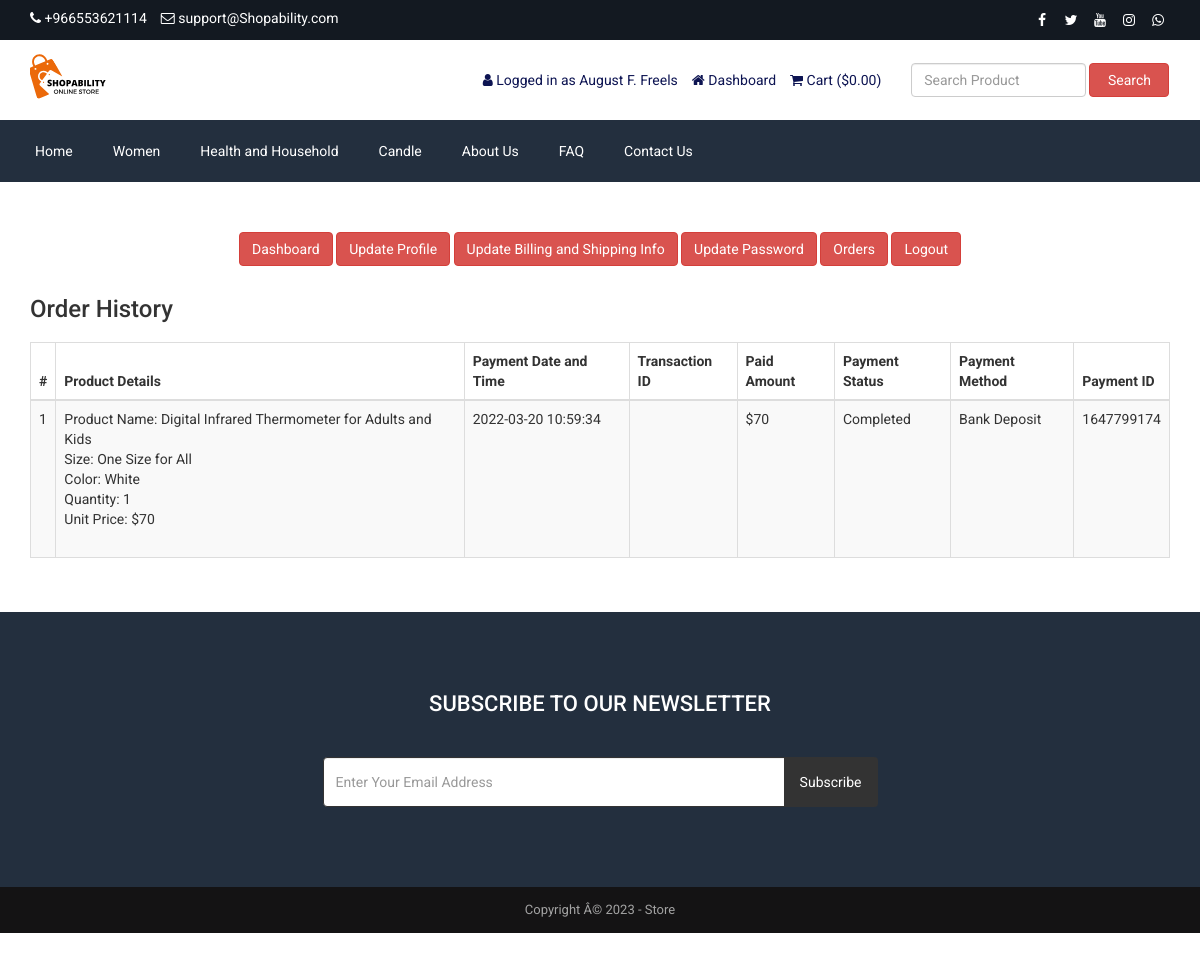
Screenshot of /customer-order.php (signed in) with the database file from the repository.
### tables this page shows
CREATE TABLE `tbl_settings` (
  `id` int(11) NOT NULL,
  `logo` varchar(255) NOT NULL,
  `favicon` varchar(255) NOT NULL,
  `footer_about` text NOT NULL,
  `footer_copyright` text NOT NULL,
  `contact_address` text NOT NULL,
  `contact_email` varchar(255) NOT NULL,
  `contact_phone` varchar(255) NOT NULL,
  `contact_fax` varchar(255) NOT NULL,
  `contact_map_iframe` text NOT NULL,
  `receive_email` varchar(255) NOT NULL,
  `receive_email_subject` varchar(255) NOT NULL,
  `receive_email_thank_you_message` text NOT NULL,
  `forget_password_message` text NOT NULL,
  `total_recent_post_footer` int(10) NOT NULL,
  `total_popular_post_footer` int(10) NOT NULL,
  `total_recent_post_sidebar` int(11) NOT NULL,
  `total_popular_post_sidebar` int(11) NOT NULL,
  `total_featured_product_home` int(11) NOT NULL,
  `total_latest_product_home` int(11) NOT NULL,
  `total_popular_product_home` int(11) NOT NULL,
  `meta_title_home` text NOT NULL,
  `meta_keyword_home` text NOT NULL,
  `meta_description_home` text NOT NULL,
  `banner_login` varchar(255) NOT NULL,
  `banner_registration` varchar(255) NOT NULL,
  `banner_forget_password` varchar(255) NOT NULL,
  `banner_reset_password` varchar(255) NOT NULL,
  `banner_search` varchar(255) NOT NULL,
  `banner_cart` varchar(255) NOT NULL,
  `banner_checkout` varchar(255) NOT NULL,
  `banner_product_category` varchar(255) NOT NULL,
  `banner_blog` varchar(255) NOT NULL,
  `cta_title` varchar(255) NOT NULL,
  `cta_content` text NOT NULL,
  `cta_read_more_text` varchar(255) NOT NULL,
  `cta_read_more_url` varchar(255) NOT NULL,
  `cta_photo` varchar(255) NOT NULL,
  `featured_product_title` varchar(255) NOT NULL,
  `featured_product_subtitle` varchar(255) NOT NULL,
  `latest_product_title` varchar(255) NOT NULL,
  `latest_product_subtitle` varchar(255) NOT NULL,
  `popular_product_title` varchar(255) NOT NULL,
  `popular_product_subtitle` varchar(255) NOT NULL,
  `testimonial_title` varchar(255) NOT NULL,
  `testimonial_subtitle` varchar(255) NOT NULL,
  `testimonial_photo` varchar(255) NOT NULL,
  `blog_title` varchar(255) NOT NULL,
  `blog_subtitle` varchar(255) NOT NULL,
  `newsletter_text` text NOT NULL,
  `paypal_email` varchar(255) NOT NULL,
  `stripe_public_key` varchar(255) NOT NULL,
  `stripe_secret_key` varchar(255) NOT NULL,
  `bank_detail` text NOT NULL,
  `before_head` text NOT NULL,
  `after_body` text NOT NULL,
  `before_body` text NOT NULL,
  `home_service_on_off` int(11) NOT NULL,
  `home_welcome_on_off` int(11) NOT NULL,
  `home_featured_product_on_off` int(11) NOT NULL,
  `home_latest_product_on_off` int(11) NOT NULL,
  `home_popular_product_on_off` int(11) NOT NULL,
  `home_testimonial_on_off` int(11) NOT NULL,
  `home_blog_on_off` int(11) NOT NULL,
  `newsletter_on_off` int(11) NOT NULL,
  `ads_above_welcome_on_off` int(1) NOT NULL,
  `ads_above_featured_product_on_off` int(1) NOT NULL,
  `ads_above_latest_product_on_off` int(1) NOT NULL,
  `ads_above_popular_product_on_off` int(1) NOT NULL,
  `ads_above_testimonial_on_off` int(1) NOT NULL,
  `ads_category_sidebar_on_off` int(1) NOT NULL
);

CREATE TABLE `tbl_social` (
  `social_id` int(11) NOT NULL,
  `social_name` varchar(30) NOT NULL,
  `social_url` varchar(255) NOT NULL,
  `social_icon` varchar(30) NOT NULL
);

CREATE TABLE `tbl_top_category` (
  `tcat_id` int(11) NOT NULL,
  `tcat_name` varchar(255) NOT NULL,
  `show_on_menu` int(1) NOT NULL
);

CREATE TABLE `tbl_page` (
  `id` int(11) NOT NULL,
  `about_title` varchar(255) NOT NULL,
  `about_content` text NOT NULL,
  `about_banner` varchar(255) NOT NULL,
  `about_meta_title` varchar(255) NOT NULL,
  `about_meta_keyword` text NOT NULL,
  `about_meta_description` text NOT NULL,
  `faq_title` varchar(255) NOT NULL,
  `faq_banner` varchar(255) NOT NULL,
  `faq_meta_title` varchar(255) NOT NULL,
  `faq_meta_keyword` text NOT NULL,
  `faq_meta_description` text NOT NULL,
  `blog_title` varchar(255) NOT NULL,
  `blog_banner` varchar(255) NOT NULL,
  `blog_meta_title` varchar(255) NOT NULL,
  `blog_meta_keyword` text NOT NULL,
  `blog_meta_description` text NOT NULL,
  `contact_title` varchar(255) NOT NULL,
  `contact_banner` varchar(255) NOT NULL,
  `contact_meta_title` varchar(255) NOT NULL,
  `contact_meta_keyword` text NOT NULL,
  `contact_meta_description` text NOT NULL,
  `pgallery_title` varchar(255) NOT NULL,
  `pgallery_banner` varchar(255) NOT NULL,
  `pgallery_meta_title` varchar(255) NOT NULL,
  `pgallery_meta_keyword` text NOT NULL,
  `pgallery_meta_description` text NOT NULL,
  `vgallery_title` varchar(255) NOT NULL,
  `vgallery_banner` varchar(255) NOT NULL,
  `vgallery_meta_title` varchar(255) NOT NULL,
  `vgallery_meta_keyword` text NOT NULL,
  `vgallery_meta_description` text NOT NULL
);

CREATE TABLE `tbl_payment` (
  `id` int(11) NOT NULL,
  `customer_id` int(11) NOT NULL,
  `customer_name` varchar(255) NOT NULL,
  `customer_email` varchar(255) NOT NULL,
  `payment_date` varchar(50) NOT NULL,
  `txnid` varchar(255) NOT NULL,
  `paid_amount` int(11) NOT NULL,
  `card_number` varchar(50) NOT NULL,
  `card_cvv` varchar(10) NOT NULL,
  `card_month` varchar(10) NOT NULL,
  `card_year` varchar(10) NOT NULL,
  `bank_transaction_info` text NOT NULL,
  `payment_method` varchar(20) NOT NULL,
  `payment_status` varchar(25) NOT NULL,
  `shipping_status` varchar(20) NOT NULL,
  `payment_id` varchar(255) NOT NULL
);

CREATE TABLE `tbl_order` (
  `id` int(11) NOT NULL,
  `product_id` int(11) NOT NULL,
  `product_name` varchar(255) NOT NULL,
  `size` varchar(100) NOT NULL,
  `color` varchar(100) NOT NULL,
  `quantity` varchar(50) NOT NULL,
  `unit_price` varchar(50) NOT NULL,
  `payment_id` varchar(255) NOT NULL
);

### customer-order.php (the view, shortened to what this page needs)
<?php require_once('header.php'); ?>
<div class="page">
    <div class="container">
        <div class="row">
            <div class="col-md-12">
                <?php require_once('customer-sidebar.php'); ?>
            </div>
            <div class="col-md-12">
                <div class="user-content">
                    <h3><?php echo LANG_VALUE_25; ?></h3>
                    <div class="table-responsive">
                        <table class="table table-bordered table-striped table-hover">
                            <thead>
                                <tr>
                                    <th><?php echo '#' ?></th>
                                    <th><?php echo LANG_VALUE_48; ?></th>
                                    <th><?php echo LANG_VALUE_27; ?></th>
                                    <th><?php echo LANG_VALUE_28; ?></th>
                                    <th><?php echo LANG_VALUE_29; ?></th>
                                    <th><?php echo LANG_VALUE_30; ?></th>
                                    <th><?php echo LANG_VALUE_31; ?></th>
                                    <th><?php echo LANG_VALUE_32; ?></th>
                                </tr>
                            </thead>
                            <tbody>
            <?php
            $limit = 10;
            $page = @$_GET['page'];
            if($page)
                $start = ($page - 1) * $limit;
            else
                $start = 0;
            $statement = $pdo->prepare("SELECT * FROM tbl_payment WHERE customer_email=? ORDER BY id DESC LIMIT $start, $limit");
            $statement->execute(array($_SESSION['customer']['cust_email']));
            $result = $statement->fetchAll(PDO::FETCH_ASSOC);
            if ($page == 0) $page = 1;
            ?>
                                <?php
                                $tip = $page*10-10;
                                foreach ($result as $row) {
                                    $tip++;
                                    ?>
                                    <tr>
                                        <td><?php echo $tip; ?></td>
                                        <td>
                                            <?php
                                            $statement1 = $pdo->prepare("SELECT * FROM tbl_order WHERE payment_id=?");
                                            $statement1->execute(array($row['payment_id']));
                                            $result1 = $statement1->fetchAll(PDO::FETCH_ASSOC);
                                            foreach ($result1 as $row1) {
                                                echo 'Product Name: '.$row1['product_name'];
                                                echo '<br>Size: '.$row1['size'];
                                                echo '<br>Color: '.$row1['color'];
                                                echo '<br>Quantity: '.$row1['quantity'];
                                                echo '<br>Unit Price: $'.$row1['unit_price'];
                                                echo '<br><br>';
                                            }
                                            ?>
                                        </td>
                                        <td><?php echo $row['payment_date']; ?></td>
                                        <td><?php echo $row['txnid']; ?></td>
                                        <td><?php echo '$'.$row['paid_amount']; ?></td>
                                        <td><?php echo $row['payment_status']; ?></td>
                                        <td><?php echo $row['payment_method']; ?></td>
                                        <td><?php echo $row['payment_id']; ?></td>
                                    </tr>
                                    <?php
                                }
                                ?>
                            </tbody>
                        </table>
                        <div class="pagination" style="overflow: hidden;">
                    </div>
                </div>
            </div>
        </div>
    </div>
</div>
<?php require_once('footer.php'); ?>

### header.php (shortened to what this page needs)
<?php
include("admin/inc/config.php");
$statement = $pdo->prepare("SELECT * FROM tbl_settings WHERE id=1");
$statement->execute();
$result = $statement->fetchAll(PDO::FETCH_ASSOC);
foreach ($result as $row)
{
	$logo = $row['logo'];
	$contact_email = $row['contact_email'];
	$contact_phone = $row['contact_phone'];
}
?>
<!DOCTYPE html>
<html lang="en">
<head>
	<link rel="stylesheet" href="assets/css/bootstrap.min.css">
	<link rel="stylesheet" href="assets/css/font-awesome.min.css">
	<link rel="stylesheet" href="assets/css/owl.carousel.min.css">
	<link rel="stylesheet" href="assets/css/owl.theme.default.min.css">
	<link rel="stylesheet" href="assets/css/jquery.bxslider.min.css">
    <link rel="stylesheet" href="assets/css/magnific-popup.css">
    <link rel="stylesheet" href="assets/css/rating.css">
	<link rel="stylesheet" href="assets/css/spacing.css">
	<link rel="stylesheet" href="assets/css/bootstrap-touch-slider.css">
	<link rel="stylesheet" href="assets/css/animate.min.css">
	<link rel="stylesheet" href="assets/css/tree-menu.css">
	<link rel="stylesheet" href="assets/css/select2.min.css">
	<link rel="stylesheet" href="assets/css/main.css">
	<link rel="stylesheet" href="assets/css/responsive.css">
	<?php
	$statement = $pdo->prepare("SELECT * FROM tbl_page WHERE id=1");
	$statement->execute();
	$result = $statement->fetchAll(PDO::FETCH_ASSOC);
		?>
</head>
<body>
<div class="top">
	<div class="container">
		<div class="row">
			<div class="col-md-6 col-sm-6 col-xs-12">
				<div class="left">
					<ul>
						<li><i class="fa fa-phone"></i> <?php echo $contact_phone; ?></li>
						<li><i class="fa fa-envelope-o"></i> <?php echo $contact_email; ?></li>
					</ul>
				</div>
			</div>
			<div class="col-md-6 col-sm-6 col-xs-12">
				<div class="right">
					<ul>
						<?php
						$statement = $pdo->prepare("SELECT * FROM tbl_social");
						$statement->execute();
						$result = $statement->fetchAll(PDO::FETCH_ASSOC);
						foreach ($result as $row) {
							?>
							<?php if($row['social_url'] != ''): ?>
							<li><a href="<?php echo $row['social_url']; ?>"><i class="<?php echo $row['social_icon']; ?>"></i></a></li>
							<?php endif; ?>
							<?php
						}
						?>
					</ul>
				</div>
			</div>
		</div>
	</div>
</div>
<div class="header">
	<div class="container">
		<div class="row inner">
			<div class="col-md-4 logo">
				<a href="index.php"><img src="assets/uploads/<?php echo $logo; ?>" alt="logo image"></a>
			</div>
			<div class="col-md-5 right">
				<ul>
					<?php
					if(isset($_SESSION['customer'])) {
						?>
						<li><i class="fa fa-user"></i> <?php echo LANG_VALUE_13; ?> <?php echo $_SESSION['customer']['cust_name']; ?></li>
						<li><a href="dashboard.php"><i class="fa fa-home"></i> <?php echo LANG_VALUE_89; ?></a></li>
						<?php
					} else {
						?>
						<li><a href="login.php"><i class="fa fa-sign-in"></i> <?php echo LANG_VALUE_9; ?></a></li>
						<li><a href="registration.php"><i class="fa fa-user-plus"></i> <?php echo LANG_VALUE_15; ?></a></li>
						<?php
					}
					?>
					<li><a href="cart.php"><i class="fa fa-shopping-cart"></i> <?php echo LANG_VALUE_18; ?> (<?php echo LANG_VALUE_1; ?><?php
					if(isset($_SESSION['cart_p_id'])) {
						$table_total_price = 0;
						$i=0;
	                    foreach($_SESSION['cart_p_qty'] as $key => $value)
	                    {
	                        $i++;
	                        $arr_cart_p_qty[$i] = $value;
	                    }                    $i=0;
	                    foreach($_SESSION['cart_p_current_price'] as $key => $value)
	                    {
	                        $i++;
	                        $arr_cart_p_current_price[$i] = $value;
	                    }
	                    for($i=1;$i<=count($arr_cart_p_qty);$i++) {
	                    	$row_total_price = $arr_cart_p_current_price[$i]*$arr_cart_p_qty[$i];
	                        $table_total_price = $table_total_price + $row_total_price;
	                    }
						echo $table_total_price;
					} else {
						echo '0.00';
					}
					?>)</a></li>
				</ul>
			</div>
			<div class="col-md-3 search-area">
				<form class="navbar-form navbar-left" role="search" action="search-result.php" method="get">
					<div class="form-group">
						<input type="text" class="form-control search-top" placeholder="<?php echo LANG_VALUE_2; ?>" name="search_text">
					</div>
					<button type="submit" class="btn btn-danger"><?php echo LANG_VALUE_3; ?></button>
				</form>
			</div>
		</div>
	</div>
</div>
<div class="nav">
	<div class="container">
		<div class="row">
			<div class="col-md-12 pl_0 pr_0">
				<div class="menu-container">
					<div class="menu">
						<ul>
							<li><a href="index.php">Home</a></li>
							<?php
							$statement = $pdo->prepare("SELECT * FROM tbl_top_category WHERE show_on_menu=1");
							$statement->execute();
							$result = $statement->fetchAll(PDO::FETCH_ASSOC);
							foreach ($result as $row) {
								?>
								<li><a href="product-category.php?id=<?php echo $row['tcat_id']; ?>&type=top-category"><?php echo $row['tcat_name']; ?></a>
								</li>
								<?php
							}
							?>
							<?php
							$statement = $pdo->prepare("SELECT * FROM tbl_page WHERE id=1");
							$statement->execute();
							$result = $statement->fetchAll(PDO::FETCH_ASSOC);
							foreach ($result as $row) {
								$about_title = $row['about_title'];
								$faq_title = $row['faq_title'];
								$contact_title = $row['contact_title'];
							}
							?>
							<li><a href="about.php"><?php echo $about_title; ?></a></li>
							<li><a href="faq.php"><?php echo $faq_title; ?></a></li>
							<li><a href="contact.php"><?php echo $contact_title; ?></a></li>
						</ul>
					</div>
				</div>
			</div>
		</div>
	</div>
</div>

### footer.php (shortened to what this page needs)
<?php
$statement = $pdo->prepare("SELECT * FROM tbl_settings WHERE id=1");
$statement->execute();
$result = $statement->fetchAll(PDO::FETCH_ASSOC);
foreach ($result as $row)
{
	$footer_copyright = $row['footer_copyright'];
    $newsletter_on_off = $row['newsletter_on_off'];
}
?>
<?php if($newsletter_on_off == 1): ?>
<section class="home-newsletter">
	<div class="container">
		<div class="row">
			<div class="col-md-6 col-md-offset-3">
				<div class="single">
				<form action="" method="post">
					<h2><?php echo LANG_VALUE_93; ?></h2>
					<div class="input-group">
			        	<input type="email" class="form-control" placeholder="<?php echo LANG_VALUE_95; ?>" name="email_subscribe">
			         	<span class="input-group-btn">
			         	<button class="btn btn-theme" type="submit" name="form_subscribe"><?php echo LANG_VALUE_92; ?></button>
			         	</span>
			        </div>
				</div>
			</div>
		</div>
	</div>
</section>
<?php endif; ?>
<div class="footer-bottom">
	<div class="container">
		<div class="row">
			<div class="col-md-12 copyright">
				<?php echo $footer_copyright; ?>
			</div>
		</div>
	</div>
</div>
</body>
</html>

### rows the page displays
tbl_settings: contact_phone "+966553621114", contact_email "support@Shopability.com", logo (picture), footer_copyright "Copyright Â© 2023 - Store"
tbl_top_category: tcat_name "Women"
tbl_top_category: tcat_name "Health and Household"
tbl_top_category: tcat_name "Candle"
tbl_page: about_title "About Us", faq_title "FAQ", contact_title "Contact Us"
tbl_payment: payment_date "2022-03-20 10:59:34", paid_amount "70", payment_status "Completed", payment_method "Bank Deposit", payment "1647799174"
tbl_order: product_name "Digital Infrared Thermometer for Adults and Kids", size "One Size for All", color "White", quantity "1", unit_price "70"

### other values shown
LANG_VALUE_13 "Logged in as"
$_SESSION['customer']['cust_name'] "August F. Freels"
LANG_VALUE_89 "Dashboard"
LANG_VALUE_18 "Cart"
LANG_VALUE_1 "$"
LANG_VALUE_3 "Search"
LANG_VALUE_117 "Update Profile"
LANG_VALUE_88 "Update Billing and Shipping Info"
LANG_VALUE_99 "Update Password"
LANG_VALUE_24 "Orders"
LANG_VALUE_14 "Logout"
LANG_VALUE_25 "Order History"
LANG_VALUE_48 "Product Details"
LANG_VALUE_27 "Payment Date and Time"
LANG_VALUE_28 "Transaction ID"
